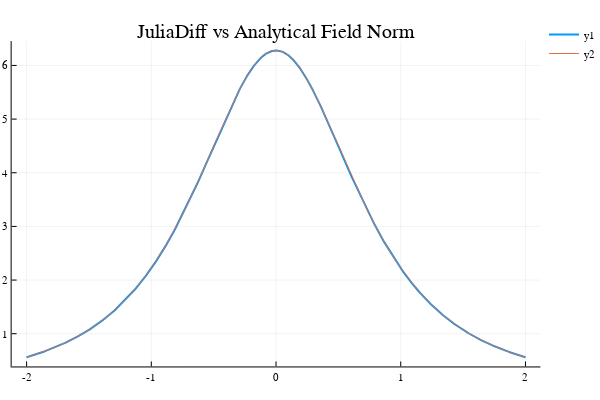

Notebook source saved alongside this figure:
### Code cell
#compare the field generated by a single loop and the analytical results

wow = Array{Float64,1}();
for i=-2:0.001:2
    push!(wow,fieldNorm([0.0,0.0,i],path,dl))
end

z = collect(-2:0.001:2);
realNormZ = 2*pi*1*(1).*(1^2 .+ z.^2).^(-1.5)
plot(z,wow,linewidth=2,title="JuliaDiff vs Analytical Field Norm")
plot!(z,realNormZ)

### Figure 1 — Plotly figure (JSON) as saved in the notebook; plotly's stock layout.template omitted (floating-point values rounded to 4 significant figures; data arrays with more than 128 entries replaced by an {"elided": "..."} marker saying what was removed)
{"data": [{"colorbar": {"title": ""}, "hoverinfo": "text", "legendgroup": "y1", "line": {"color": "rgba(0, 154, 250, 1.000)", "dash": "solid", "shape": "linear", "width": 2}, "mode": "lines", "name": "y1", "showlegend": true, "text": {"elided": "4001 null values"}, "type": "scatter", "x": {"elided": "4001 float values"}, "xaxis": "x1", "y": {"elided": "4001 float values"}, "yaxis": "y1", "zmax": 0.1, "zmin": -0.1}, {"colorbar": {"title": ""}, "hoverinfo": "text", "legendgroup": "y2", "line": {"color": "rgba(227, 111, 71, 1.000)", "dash": "solid", "shape": "linear", "width": 1}, "mode": "lines", "name": "y2", "showlegend": true, "text": {"elided": "4001 null values"}, "type": "scatter", "x": {"elided": "4001 float values"}, "xaxis": "x1", "y": {"elided": "4001 float values"}, "yaxis": "y1", "zmax": 0.1, "zmin": -0.1}], "layout": {"annotations": [{"font": {"color": "rgba(0, 0, 0, 1.000)", "family": "sans-serif", "size": 20}, "rotation": 0, "showarrow": false, "text": "JuliaDiff vs Analytical Field Norm", "x": 0.5074, "xanchor": "center", "xref": "paper", "y": 1, "yanchor": "top", "yref": "paper"}], "height": 400, "legend": {"bgcolor": "rgba(255, 255, 255, 1.000)", "bordercolor": "rgba(0, 0, 0, 1.000)", "font": {"color": "rgba(0, 0, 0, 1.000)", "family": "sans-serif", "size": 11}, "tracegroupgap": 0, "x": 1, "y": 1}, "margin": {"b": 20, "l": 0, "r": 0, "t": 20}, "paper_bgcolor": "rgba(255, 255, 255, 1.000)", "plot_bgcolor": "rgba(255, 255, 255, 1.000)", "showlegend": true, "width": 600, "xaxis": {"anchor": "y1", "domain": [0.02138, 0.9934], "gridcolor": "rgba(0, 0, 0, 0.100)", "gridwidth": 0.5, "linecolor": "rgba(0, 0, 0, 1.000)", "mirror": false, "range": [-2.12, 2.12], "showgrid": true, "showline": true, "showticklabels": true, "tickangle": 0, "tickcolor": "rgb(0, 0, 0)", "tickfont": {"color": "rgba(0, 0, 0, 1.000)", "family": "sans-serif", "size": 11}, "tickmode": "array", "ticks": "inside", "ticktext": ["-2", "-1", "0", "1", "2"], "tickvals": [-2, -1, 0, 1, 2], "title": "", "titlefont": {"color": "rgba(0, 0, 0, 1.000)", "family": "sans-serif", "size": 15}, "type": "-", "visible": true, "zeroline": false, "zerolinecolor": "rgba(0, 0, 0, 1.000)"}, "yaxis": {"anchor": "x1", "domain": [0.03762, 0.9415], "gridcolor": "rgba(0, 0, 0, 0.100)", "gridwidth": 0.5, "linecolor": "rgba(0, 0, 0, 1.000)", "mirror": false, "range": [0.39, 6.455], "showgrid": true, "showline": true, "showticklabels": true, "tickangle": 0, "tickcolor": "rgb(0, 0, 0)", "tickfont": {"color": "rgba(0, 0, 0, 1.000)", "family": "sans-serif", "size": 11}, "tickmode": "array", "ticks": "inside", "ticktext": ["1", "2", "3", "4", "5", "6"], "tickvals": [1, 2, 3, 4, 5, 6], "title": "", "titlefont": {"color": "rgba(0, 0, 0, 1.000)", "family": "sans-serif", "size": 15}, "type": "-", "visible": true, "zeroline": false, "zerolinecolor": "rgba(0, 0, 0, 1.000)"}}}
